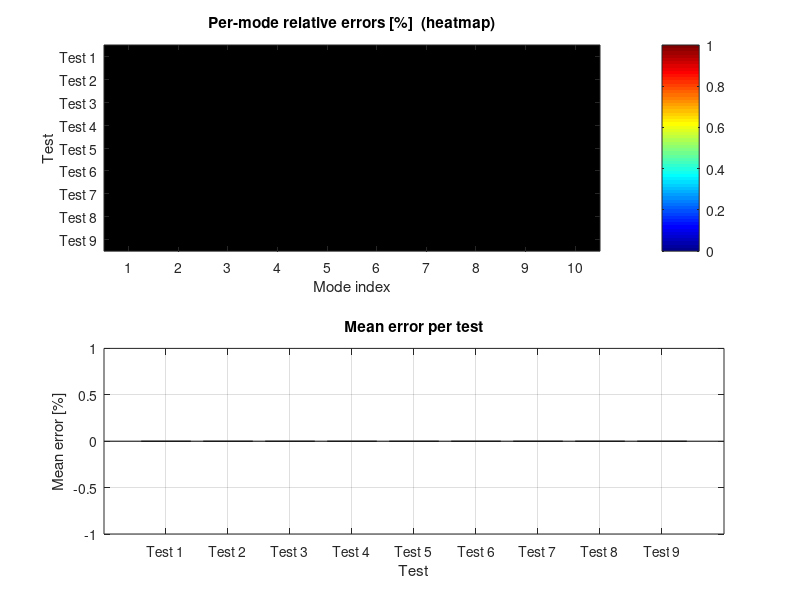

MATLAB code to generate this figure:
%% run_all_tests.m
% ==========================================================================
%  STABILITY TESTS — Run all 9 validation tests (no OOFEM required)
% ==========================================================================
%
% Runs stabilitySolverFn on each of the 9 test cases and compares the
% computed critical-load multipliers against pre-computed reference
% eigenvalues stored in  tests/Test N/reference_eigenvalues.mat.
%
% No external software (OOFEM, Python) is needed.
%
% USAGE:
%   1. Open MATLAB and change the working directory to  tests/
%   2. Run this script:  run_all_tests
%   3. Results are printed to the Command Window and saved to  results/
%
% OUTPUT FILES (written to tests/results/):
%   errors_summary.txt   — text report with per-mode errors for all tests
%   errors_table.xlsx    — Excel table (requires MATLAB Spreadsheet toolbox)
%   all_tests_results.mat — MATLAB workspace with all numeric results
%   errors_overview.png  — heatmap + bar chart overview figure
%
% See also: run_single_test, stabilitySolverFn, linearSolverFn
% ==========================================================================

clear; close all; clc;

%% PATHS
% --------------------------------------------------------------------------
scriptsDir = fileparts(mfilename('fullpath'));   % .../tests/
srcDir     = fullfile(scriptsDir, '..', 'src');
addpath(srcDir);
addpath(scriptsDir);                             % for run_single_test

baseDir   = scriptsDir;
numTests  = 9;
numModes  = 10;   % number of eigenvalues per test

%% INITIALISE
% --------------------------------------------------------------------------
resultsTable   = NaN(numTests, numModes);
testNames      = cell(numTests, 1);
testStatus     = cell(numTests, 1);
executionTimes = zeros(numTests, 1);

fprintf('\n');
fprintf('==========================================================================\n');
fprintf('  3D BEAM FEM — STABILITY VALIDATION TESTS\n');
fprintf('==========================================================================\n');
fprintf('  Tests : %d\n', numTests);
fprintf('  Source: %s\n', baseDir);
fprintf('==========================================================================\n\n');

%% MAIN LOOP
% --------------------------------------------------------------------------
for testNum = 1:numTests

    testName        = sprintf('Test %d', testNum);
    testNames{testNum} = testName;
    fprintf('  [%d/%d] %-8s  ', testNum, numTests, testName);

    testDir = fullfile(baseDir, testName);

    if ~exist(testDir, 'dir')
        fprintf('SKIP — directory not found\n');
        testStatus{testNum} = 'MISSING';
        continue;
    end

    tStart = tic;

    try
        [errors, sortedValues] = run_single_test(testDir);

        elapsedTime = toc(tStart);
        executionTimes(testNum) = elapsedTime;

        n = min(length(errors), numModes);
        resultsTable(testNum, 1:n) = errors(1:n)';

        testStatus{testNum} = 'OK';
        fprintf('OK   %.1fs  |  mean error: %5.3f %%  |  max: %5.3f %%\n', ...
                elapsedTime, mean(errors), max(errors));

    catch ME
        elapsedTime = toc(tStart);
        executionTimes(testNum) = elapsedTime;
        testStatus{testNum}     = 'ERROR';
        fprintf('FAIL %.1fs  |  %s\n', elapsedTime, ME.message);
    end

end

%% RESULTS FOLDER
% --------------------------------------------------------------------------
cd(baseDir);
if ~exist('results', 'dir');  mkdir('results');  end

%% TEXT REPORT
% --------------------------------------------------------------------------
fid = fopen('results/errors_summary.txt', 'w');
fprintf(fid, '==========================================================================\n');
fprintf(fid, '  3D BEAM FEM — STABILITY VALIDATION RESULTS\n');
fprintf(fid, '==========================================================================\n');
fprintf(fid, '  Date    : %s\n', datestr(now));
fprintf(fid, '  Tests   : %d\n', numTests);
fprintf(fid, '==========================================================================\n\n');
fprintf(fid, '  Errors are given as:  |lambda_MATLAB - lambda_ref| / lambda_ref * 100 %%\n');
fprintf(fid, '  Reference values come from pre-computed OOFEM results.\n\n');

for i = 1:numTests
    fprintf(fid, '%s  [%s]\n', testNames{i}, testStatus{i});
    if strcmp(testStatus{i}, 'OK')
        row = resultsTable(i, :);
        fprintf(fid, '  Mode errors (%%)   : ');
        fprintf(fid, '  %8.4f', row);
        fprintf(fid, '\n');
        fprintf(fid, '  Mean / Max / Min  :   %8.4f %%  /  %8.4f %%  /  %8.4f %%\n', ...
                mean(row,'omitnan'), max(row,[],'omitnan'), min(row,[],'omitnan'));
        fprintf(fid, '  Execution time    :   %.2f s\n', executionTimes(i));
    end
    fprintf(fid, '\n');
end

successCount = sum(strcmp(testStatus, 'OK'));
fprintf(fid, '==========================================================================\n');
fprintf(fid, '  SUMMARY\n');
fprintf(fid, '==========================================================================\n');
fprintf(fid, '  Passed : %d / %d\n', successCount, numTests);
fprintf(fid, '  Total time : %.2f s\n', sum(executionTimes));
if successCount > 0
    fprintf(fid, '  Overall mean error : %.4f %%\n', mean(resultsTable(:), 'omitnan'));
    fprintf(fid, '  Overall max  error : %.4f %%\n', max(resultsTable(:), [], 'omitnan'));
end
fprintf(fid, '==========================================================================\n');
fclose(fid);
fprintf('\n  Report : results/errors_summary.txt\n');

%% MATLAB DATA
% --------------------------------------------------------------------------
save('results/all_tests_results.mat', 'resultsTable', 'testNames', ...
     'testStatus', 'executionTimes');
fprintf('  Data   : results/all_tests_results.mat\n');

%% EXCEL TABLE (optional — requires Spreadsheet toolbox)
% --------------------------------------------------------------------------
try
    colNames = [arrayfun(@(x) sprintf('Mode_%d', x), 1:numModes, ...
                'UniformOutput', false), {'Mean', 'Max', 'Status'}];
    T = array2table([ resultsTable, ...
                      mean(resultsTable, 2, 'omitnan'), ...
                      max(resultsTable,  [], 2, 'omitnan') ], ...
                    'RowNames',      testNames, ...
                    'VariableNames', colNames(1:end-1));
    T.Status = testStatus;
    writetable(T, 'results/errors_table.xlsx', 'WriteRowNames', true);
    fprintf('  Excel  : results/errors_table.xlsx\n');
catch
    % silently skip if toolbox missing
end

%% FIGURES
% --------------------------------------------------------------------------
figure('Position', [100 100 1200 600], 'Name', 'Stability Tests — Error Overview');

subplot(2,1,1);
imagesc(resultsTable);  colorbar;  colormap(jet);
xlabel('Mode index');   ylabel('Test');
title('Per-mode relative errors [%]  (heatmap)');
yticks(1:numTests);  yticklabels(testNames);
xticks(1:numModes);

subplot(2,1,2);
avgE = mean(resultsTable, 2, 'omitnan');
bar(1:numTests, avgE);
xlabel('Test');   ylabel('Mean error [%]');
title('Mean error per test');
xticks(1:numTests);  xticklabels(testNames);
grid on;

saveas(gcf, 'results/errors_overview.png');
fprintf('  Figure : results/errors_overview.png\n');

%% FINAL SUMMARY
% --------------------------------------------------------------------------
fprintf('\n');
fprintf('==========================================================================\n');
fprintf('  DONE  —  %d / %d tests passed\n', successCount, numTests);
fprintf('  Total computation time: %.2f s\n', sum(executionTimes));
if successCount > 0
    fprintf('  Overall mean error: %.4f %%\n', mean(resultsTable(:), 'omitnan'));
end
fprintf('==========================================================================\n\n');
